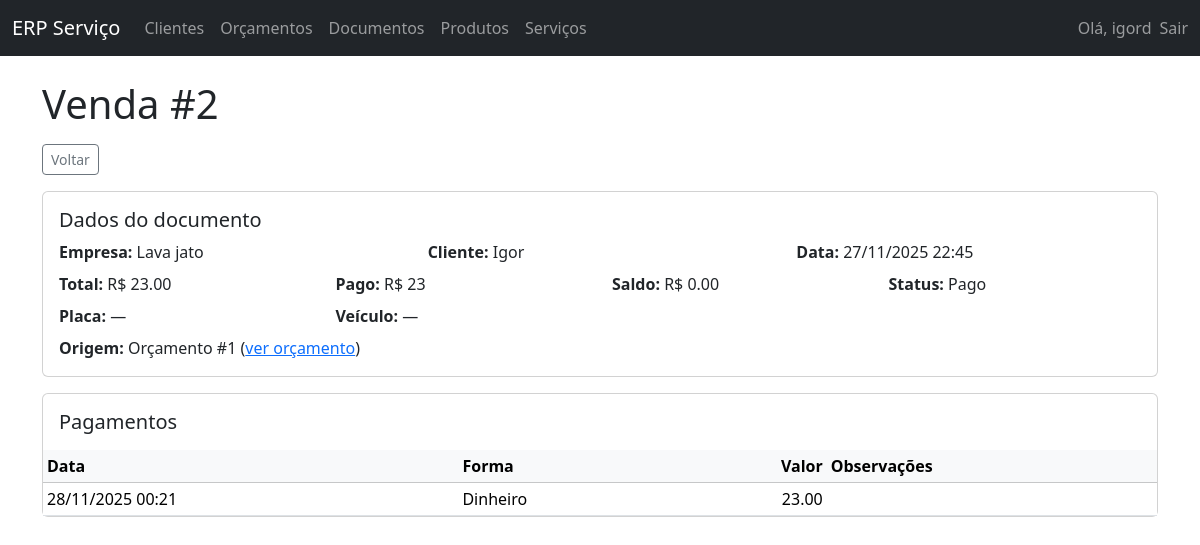
The page /documentos/2/ (signed in) on the database its author committed.
### core/models.py (models this page shows, shortened)
class Documento(models.Model):
    TIPO_CHOICES = [
        ('VENDA', 'Venda'),
        ('OS', 'Ordem de Serviço'),
    ]
    empresa = models.ForeignKey(
        Empresa,
        on_delete=models.CASCADE,
        related_name='documentos'
    )
    cliente = models.ForeignKey(
        Cliente,
        on_delete=models.PROTECT,
        related_name='documentos'
    )
    placa = models.CharField(max_length=10, blank=True, null=True)
    veiculo_descricao = models.CharField(max_length=100, blank=True, null=True)
    tipo = models.CharField(max_length=5, choices=TIPO_CHOICES)
    data = models.DateTimeField(auto_now_add=True)
    origem_orcamento = models.ForeignKey(
        Orcamento,
        on_delete=models.SET_NULL,
        blank=True,
        null=True,
        related_name='documentos'
    )
    total = models.DecimalField(max_digits=12, decimal_places=2, default=0)
    observacoes = models.TextField(blank=True, null=True)
    @property
    def valor_pago(self):
        soma = self.pagamentos.aggregate(total=Sum('valor'))['total']
        return soma or Decimal('0')
    @property
    def saldo(self):
        return self.total - self.valor_pago
    @property
    def status_financeiro(self):
        if self.total == 0:
            return 'Sem valor'
        if self.saldo <= 0:
            return 'Pago'
        if self.valor_pago > 0:
            return 'Parcial'
        return 'Em aberto'

class Empresa(models.Model):
    RAMO_CHOICES = [
        ('GERAL', 'Geral / Outros'),
        ('AUTO', 'Automotivo (lava jato, oficina, etc.)'),
    ]
    nome_fantasia = models.CharField(max_length=150)
    documento = models.CharField(max_length=20, blank=True, null=True)  # CPF/CNPJ
    email = models.EmailField(blank=True, null=True)
    telefone = models.CharField(max_length=20, blank=True, null=True)
    ativo = models.BooleanField(default=True)
    ramo = models.CharField(
        max_length=20,
        choices=RAMO_CHOICES,
        default='GERAL',
    )
    criado_em = models.DateTimeField(auto_now_add=True)

class Cliente(models.Model):
    empresa = models.ForeignKey(Empresa, on_delete=models.CASCADE)
    nome = models.CharField(max_length=150)
    documento = models.CharField(max_length=20, blank=True, null=True)
    telefone = models.CharField(max_length=20, blank=True, null=True)
    email = models.EmailField(blank=True, null=True)
    observacoes = models.TextField(blank=True, null=True)
    criado_em = models.DateTimeField(auto_now_add=True)

class Orcamento(models.Model):
    STATUS_CHOICES = [
        ('RASCUNHO', 'Rascunho'),
        ('ENVIADO', 'Enviado'),
        ('APROVADO', 'Aprovado'),
        ('RECUSADO', 'Recusado'),
    ]
    empresa = models.ForeignKey(Empresa, on_delete=models.CASCADE)
    cliente = models.ForeignKey(Cliente, on_delete=models.PROTECT)
    data = models.DateTimeField(auto_now_add=True)
    validade = models.DateField(blank=True, null=True)
    placa = models.CharField(max_length=10, blank=True, null=True)
    veiculo_descricao = models.CharField(
        max_length=100,
        blank=True,
        null=True,
        help_text='Ex.: SUV prata, Sedan preto, Moto vermelha...'
    )
    status = models.CharField(max_length=10, choices=STATUS_CHOICES, default='RASCUNHO')
    observacoes = models.TextField(blank=True, null=True)
    total = models.DecimalField(max_digits=12, decimal_places=2, default=0)

class Pagamento(models.Model):
    FORMA_PAGAMENTO_CHOICES = [
        ('DINHEIRO', 'Dinheiro'),
        ('CARTAO', 'Cartão'),
        ('PIX', 'PIX'),
        ('BOLETO', 'Boleto'),
        ('OUTRO', 'Outro'),
    ]
    documento = models.ForeignKey(Documento, on_delete=models.CASCADE, related_name='pagamentos')
    data = models.DateTimeField(auto_now_add=True)
    valor = models.DecimalField(max_digits=12, decimal_places=2)
    forma_pagamento = models.CharField(max_length=10, choices=FORMA_PAGAMENTO_CHOICES)
    observacoes = models.TextField(blank=True, null=True)

### core/views.py (the view)
# urls.py: path('documentos/<int:pk>/', views.documento_detail, name='documento_detail'),
@login_required
def documento_detail(request, pk):
    empresa = get_empresa_from_user(request.user)
    documento = get_object_or_404(
        Documento.objects.select_related('empresa', 'cliente', 'origem_orcamento').prefetch_related('pagamentos'),
        pk=pk,
        empresa=empresa
    )
    return render(request, 'core/documento_detail.html', {'documento': documento})

### core/utils.py (called while the page is built)
def get_empresa_from_user(user):
    if not hasattr(user, 'perfil'):
        raise ImproperlyConfigured('Usuário sem perfil configurado.')
    return user.perfil.empresa

### core/templates/core/documento_detail.html (shortened to what this page needs)
{% extends 'core/base.html' %}
{% block content %}
<h1 class="mb-3">{{ documento.get_tipo_display }} #{{ documento.id }}</h1>
<div class="mb-3">
  <a href="{% url 'core:documento_list' %}" class="btn btn-sm btn-outline-secondary">Voltar</a>
</div>
<div class="card mb-3">
  <div class="card-body">
    <h5 class="card-title">Dados do documento</h5>
    <div class="row">
      <div class="col-md-4">
        <strong>Empresa:</strong> {{ documento.empresa.nome_fantasia }}
      </div>
      <div class="col-md-4">
        <strong>Cliente:</strong> {{ documento.cliente.nome }}
      </div>
      <div class="col-md-4">
        <strong>Data:</strong> {{ documento.data|date:"d/m/Y H:i" }}
      </div>
    </div>
    <div class="row mt-2">
      <div class="col-md-3">
        <strong>Total:</strong> R$ {{ documento.total }}
      </div>
      <div class="col-md-3">
        <strong>Pago:</strong> R$ {{ documento.valor_pago }}
      </div>
      <div class="col-md-3">
        <strong>Saldo:</strong> R$ {{ documento.saldo }}
      </div>
      <div class="col-md-3">
        <strong>Status:</strong> {{ documento.status_financeiro }}
      </div>
    </div>
    {% if documento.empresa.ramo == 'AUTO' %}
    <div class="row mt-2">
      <div class="col-md-3">
        <strong>Placa:</strong> {{ documento.placa|default:"—" }}
      </div>
      <div class="col-md-9">
        <strong>Veículo:</strong> {{ documento.veiculo_descricao|default:"—" }}
      </div>
    </div>
    {% endif %}
    {% if documento.origem_orcamento %}
    <div class="mt-2">
      <strong>Origem:</strong>
      Orçamento #{{ documento.origem_orcamento.id }}
      (<a href="{% url 'core:orcamento_detail' documento.origem_orcamento.pk %}">ver orçamento</a>)
    </div>
    {% endif %}
  </div>
</div>
<div class="card mb-3">
  <div class="card-body d-flex justify-content-between align-items-center">
    <h5 class="card-title mb-0">Pagamentos</h5>
  </div>
  <div class="table-responsive">
    <table class="table table-sm mb-0">
      <thead class="table-light">
        <tr>
          <th>Data</th>
          <th>Forma</th>
          <th class="text-end">Valor</th>
          <th>Observações</th>
        </tr>
      </thead>
      <tbody>
        {% for p in documento.pagamentos.all %}
        <tr>
          <td>{{ p.data|date:"d/m/Y H:i" }}</td>
          <td>{{ p.get_forma_pagamento_display }}</td>
          <td class="text-end">{{ p.valor }}</td>
          <td>{{ p.observacoes }}</td>
        </tr>
        {% empty %}
        <tr>
          <td colspan="4" class="text-center">Nenhum pagamento registrado.</td>
        </tr>
        {% endfor %}
      </tbody>
    </table>
  </div>
</div>
{% endblock %}

### core/templates/core/base.html (shortened to what this page needs)
<!DOCTYPE html>
<html lang="pt-br">
<head>
  <link href="https://cdn.jsdelivr.net/npm/bootstrap@5.3.3/dist/css/bootstrap.min.css" rel="stylesheet">
</head>
<body>
  <nav class="navbar navbar-expand-lg navbar-dark bg-dark mb-4">
    <div class="container-fluid">
      <a class="navbar-brand" href="{% url 'core:dashboard' %}">ERP Serviço</a>
      <div class="collapse navbar-collapse" id="navbarNav">
        <ul class="navbar-nav me-auto mb-2 mb-lg-0">
          <li class="nav-item">
            <a class="nav-link" href="{% url 'core:cliente_list' %}">Clientes</a>
          </li>
          <li class="nav-item">
            <a class="nav-link" href="{% url 'core:orcamento_list' %}">Orçamentos</a>
          </li>
          <li class="nav-item">
            <a class="nav-link" href="{% url 'core:documento_list' %}">Documentos</a>
          </li>
          <li class="nav-item">
            <a class="nav-link" href="{% url 'core:produto_list' %}">Produtos</a>
          </li>
          <li class="nav-item">
            <a class="nav-link" href="{% url 'core:servico_list' %}">Serviços</a>
          </li>
        </ul>
        <ul class="navbar-nav ms-auto mb-2 mb-lg-0">
          {% if user.is_authenticated %}
          <li class="nav-item me-2">
            <span class="navbar-text">
              Olá, {{ user.username }}
            </span>
          </li>
          <li class="nav-item">
            <form method="post" action="{% url 'logout' %}">
              <button type="submit" class="nav-link btn btn-link p-0 m-0 align-baseline">
                Sair
              </button>
            </form>
          </li>
          {% else %}
          <li class="nav-item">
            <a class="nav-link" href="{% url 'login' %}">Entrar</a>
          </li>
          {% endif %}
        </ul>
      </div>
    </div>
  </nav>
  <div class="container">
    {% block content %}{% endblock %}
  </div>
</body>
</html>

### rows shown on the page
Documento: tipo "Venda", id "2", empresa.nome_fantasia "Lava jato", cliente.nome "Igor", data "27/11/2025 22:45", total "23.00", valor_pago "23", saldo "0.00", status_financeiro "Pago", placa "—", veiculo_descricao "—", origem_orcamento.id "1"
Pagamento: data "28/11/2025 00:21", forma_pagamento "Dinheiro", valor "23.00"

### other values the page prints
{{ user.username }} "igord"
